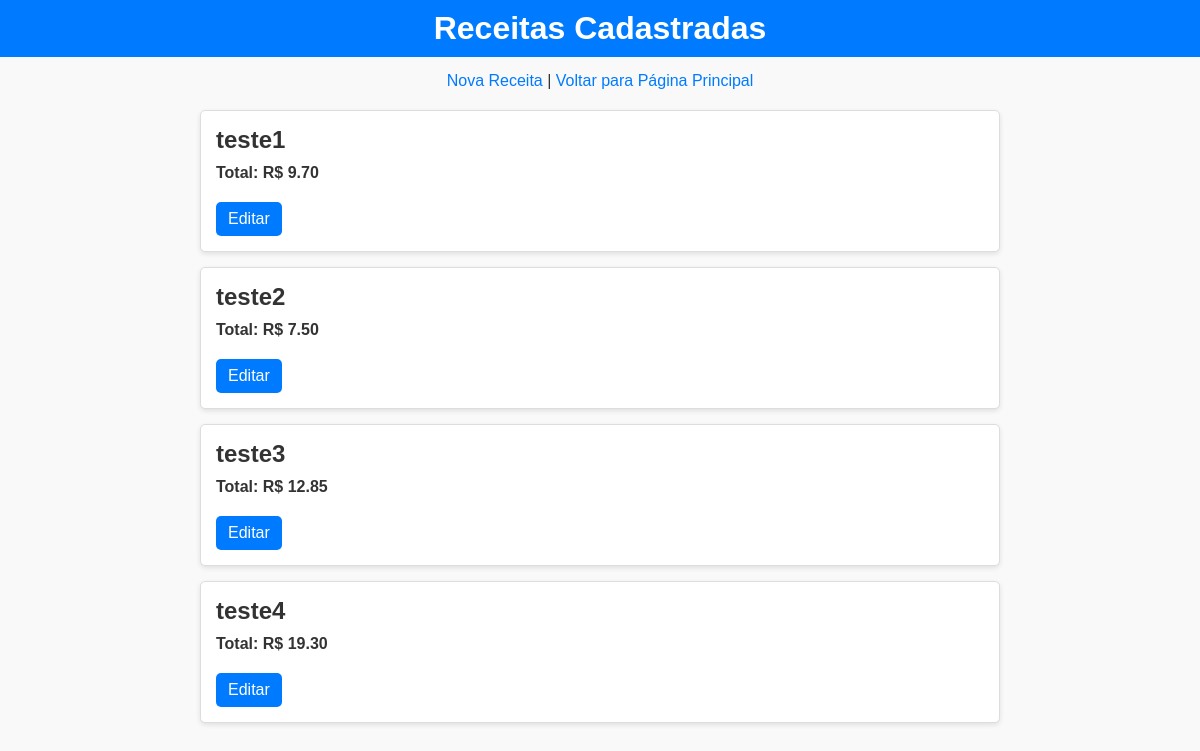
/receitas, run on the app's committed database.
### app.py (models this page shows)
class Receita(db.Model):
    id = db.Column(db.Integer, primary_key=True)
    nome = db.Column(db.String(100), nullable=False)
    ingredientes_usados = db.relationship('IngredienteReceita', backref='receita', lazy=True)

### app.py (the view)
@app.route('/receitas')
def ver_receitas():
    receitas = Receita.query.all()
    receitas_com_custos = []
    for receita in receitas:
        custo_total = 0
        ingredientes_usados = IngredienteReceita.query.filter_by(receita_id=receita.id).all()
        for ing_rec in ingredientes_usados:
            custo_total += ing_rec.quantidade_usada * ing_rec.ingrediente.preco
        receitas_com_custos.append({
            'nome': receita.nome,
            'custo_total': custo_total,
            'id': receita.id  # Certifique-se de incluir o ID para o link de edição
        })
    return render_template('receitas.html', receitas=receitas_com_custos)

### templates/receitas.html (shortened to what this page needs)
<!DOCTYPE html>
<html lang="pt-br">
<head>
    <link rel="stylesheet" href="{{ url_for('static', filename='css/style.css') }}">
</head>
<body>
    <h1>Receitas Cadastradas</h1>
    <div class="container">
        <div class="actions">
            <a href="{{ url_for('cadastrar_receita') }}">Nova Receita</a> |
            <a href="{{ url_for('home') }}">Voltar para Página Principal</a>
        </div>
        {% if receitas %}
            {% for rec in receitas %}
                <div class="recipe">
                    <h2>{{ rec.nome }}</h2>
                    <strong>Total: R$ {{ "%.2f"|format(rec.custo_total) }}</strong>
                    <a href="{{ url_for('editar_receita', receita_id=rec.id) }}">Editar</a>
                </div>
            {% endfor %}
        {% else %}
            <p>Nenhuma receita cadastrada.</p>
        {% endif %}
    </div>
</body>
</html>

### static/css/style.css (style rules this page uses)
body { font-family: Arial, sans-serif; margin: 0; padding: 0; background-color: #f9f9f9; color: #333; }
h1 { text-align: center; padding: 10px; background-color: #007BFF; color: white; margin: 0; }
a { text-decoration: none; color: #007BFF; }
.container { padding: 15px; max-width: 800px; margin: auto; }
.actions { text-align: center; margin-bottom: 20px; }
.recipe { background-color: white; border: 1px solid #ddd; border-radius: 5px; padding: 15px; margin-bottom: 15px; box-shadow: 0 2px 5px rgba(0, 0, 0, 0.1); }
.recipe h2 { margin: 0 0 10px; }
.recipe strong { display: block; margin-bottom: 10px; }
.recipe a { display: inline-block; margin-top: 10px; color: white; background-color: #007BFF; padding: 8px 12px; border-radius: 5px; }

### data on the page
Receita: nome "teste1", custo_total "9.70"
Receita: nome "teste2", custo_total "7.50"
Receita: nome "teste3", custo_total "12.85"
Receita: nome "teste4", custo_total "19.30"
